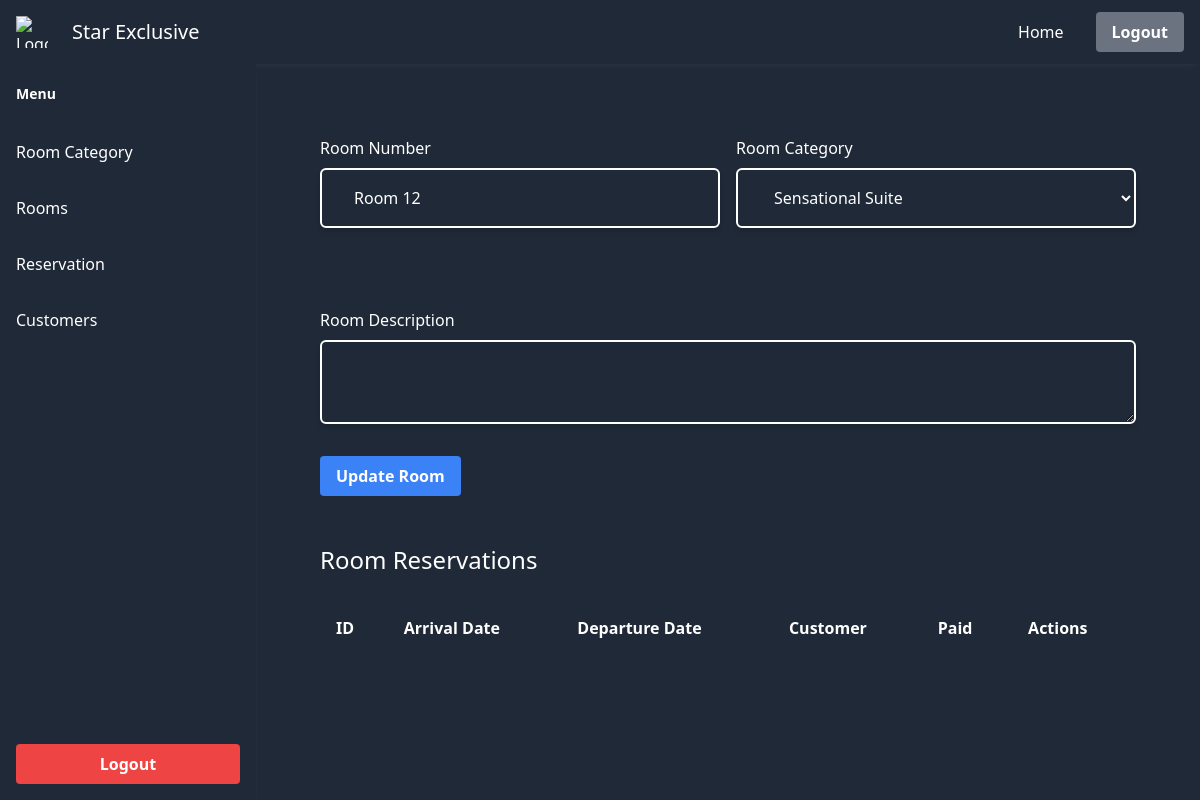
The page /rooms/12/ on the database as committed earlier.
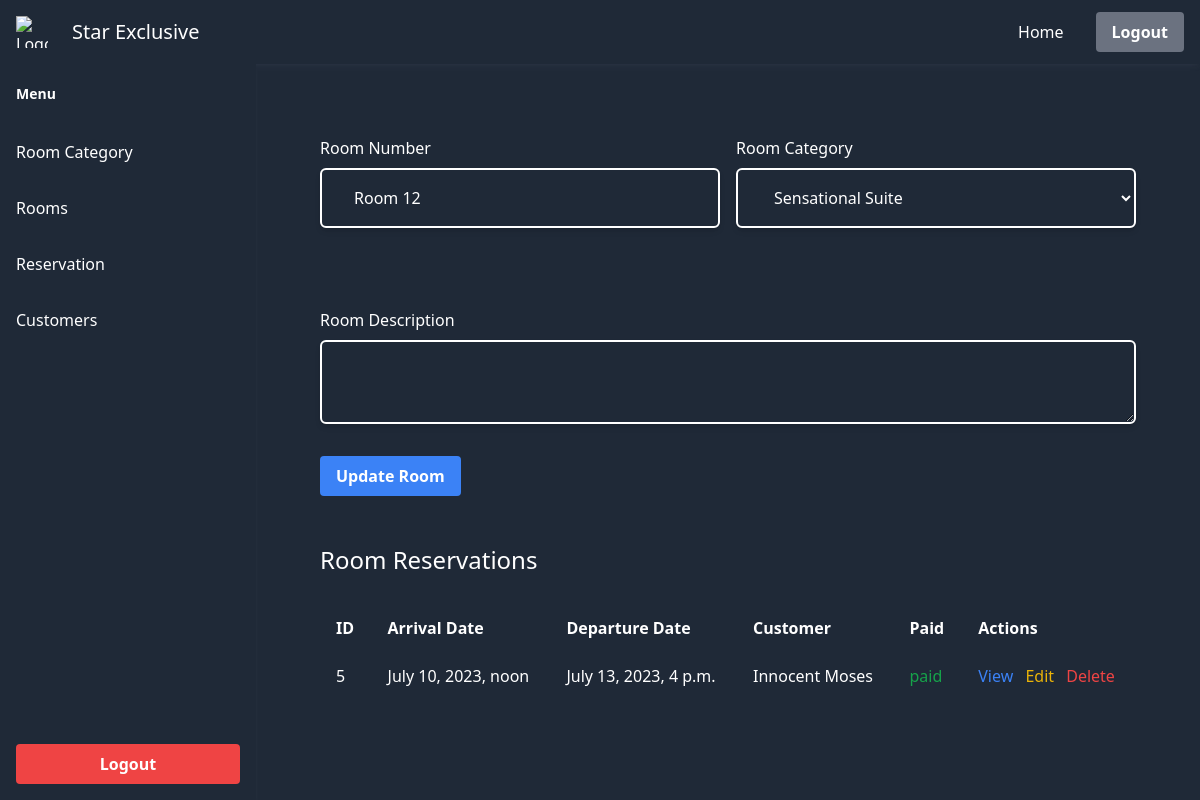
The same page on the database as committed later.
### management/models.py (models this page shows, shortened)
class Reservation(models.Model):
    RESERVATION = "reseravtion"
    BOOKING = "booking"
    room = models.ForeignKey(
        Room, related_name="reservations", on_delete=models.CASCADE
    )
    customer = models.ForeignKey(
        Customer, on_delete=models.SET_NULL, null=True, related_name="reservations"
    )
    customer_raw = models.JSONField(null=True, blank=True, default=dict)
    reservation_type = models.CharField(
        max_length=25, choices=((RESERVATION, RESERVATION), (BOOKING, BOOKING))
    )
    arrival_date = models.DateTimeField()
    departure_date = models.DateTimeField()
    reservated_on = models.DateTimeField(auto_created=True, blank=True)
    stay = models.IntegerField(default=1)
    guest_count = models.IntegerField(
        default=1,
    )
    guests = models.JSONField(default=list, blank=True)
    customization_request = models.JSONField(default=dict, blank=True, null=True)
    paid = models.BooleanField(default=False)
    payment = models.OneToOneField(
        Payment,
        null=True,
        blank=True,
        on_delete=models.SET_NULL,
        related_name="reservation",
    )
    cancelled = models.BooleanField(default=False)
    cancelled_on = models.DateTimeField(blank=True, null=True)

class Customer(models.Model):
    first_name = models.CharField(max_length=25)
    last_name = models.CharField(max_length=25)
    id_type = models.CharField(max_length=255)
    id_number = models.CharField(max_length=25)
    email_address = models.CharField(max_length=255)
    phone_number = models.CharField(max_length=12)

### hsr_admin/views.py (the view, shortened to what this page needs)
# urls.py: path("rooms/<int:pk>/", views.view_room, name="view_room"),
def view_room(request: HttpRequest, pk):
    try:
        room = Room.objects.get(pk=pk)
        categories = RoomCategory.objects.all()
        return render(
            request,
            "hsr_admin/view_room.html",
            {
                "room": room,
                "reservations": room.reservations.all(),
                "categories": categories,
            },
        )
    except Room.DoesNotExist:
        return redirect("hsr_admin:room_list")

### management/models.py (called while the page is built)
    def __str__(self) -> str:
        return self.title

### hsr_admin/templates/hsr_admin/view_room.html (shortened to what this page needs)
{% extends 'hsr_admin/base.html' %}
{% block body %}
<form action="" method="post">
    <div class="px-6 lg:px-16 flex flex-col space-y-8">
        <div class="flex flex-col lg:flex-row justify-center lg:space-x-4 my-4">
            <div class="flex flex-col w-full">
                <label class="pt-8 mb-2 block" for="">Room Number</label>
                <input
                    class="bg-transparent border-white w-full shadow-md px-8 py-4 outline-none border-2 border-black/40 rounded-md hover:border-indigo-600"
                     name="room_number" value="{{room.number}}" />
            </div>
            <div class="flex flex-col w-full">
                <label class="pt-8 mb-2 block" for="">Room Category</label>
                <select
                    class="bg-transparent border-white w-full shadow-md px-8 py-4 outline-none border-2 border-black/40 rounded-md hover:border-indigo-600"
                    name="category" value="room.category.pk" id="">
                    {% for category in categories %}
                    <option value="{{category.pk}}">{{category}}</option>
                    {% endfor %}
                </select>
            </div>
        </div>
        <div class="flex flex-col">
            <label class="pt-8 mb-2 block" for="">Room Description</label>
            <textarea
            class="bg-transparent border-white w-full shadow-md px-8 py-4 outline-none border-2 border-black/40 rounded-md hover:border-indigo-600"
            name="description">
        {{room.description}}
    </textarea>
        </div>
        <div class="mb-6 block">
            <button class="bg-blue-500 hover:bg-blue-600 text-white font-semibold py-2 px-4 rounded">
                Update Room
            </button>
        </div>
    </div>
</form>
<div class="p-6 lg:px-16">
    <span class="block my-6 text-2xl">Room Reservations</span>
    <table class="min-w-full">
        <thead class="">
            <tr class="py-8">
                <th class="py-4 px-4  text-left">ID</th>
                <th class="py-4 px-4  text-left">Arrival Date</th>
                <th class="py-4 px-4  text-left">Departure Date</th>
                <th class="py-4 px-4  text-left">Customer</th>
                <th class="py-4 px-4  text-left">Paid</th>
                <th class="py-4 px-4  text-left">Actions</th>
            </tr>
        </thead>
        <tbody>
            {% for reservation in reservations %}
            <tr>
                <td class="py-2 px-4  text-left">{{ reservation.id }}</td>
                <td class="py-2 px-4  text-left">{{ reservation.arrival_date }}</td>
                <td class="py-2 px-4  text-left">{{ reservation.departure_date }}</td>
                <td class="py-2 px-4  text-left">{{ reservation.customer.first_name }} {{ reservation.customer.last_name}}</td>
                <td class="py-2 px-4  text-left">
                    {% if reservation.paid %}
                    <span class="text-green-600">paid</span>
                    {% else %}
                    <span>not paid</span>
                    {% endif %}
                </td>
                <td class="py-2 px-4  text-left">
                    <a href="{% url 'hsr_admin:view_reservation' reservation.id %}"
                        class="text-blue-500 hover:text-blue-700 mr-2">View</a>
                    <a href="" class="text-yellow-500 hover:text-yellow-700 mr-2">Edit</a>
                    <a href="{% url 'hsr_admin:delete_reservation' reservation.id %}"
                        class="text-red-500 hover:text-red-700">Delete</a>
                </td>
            </tr>
            {% endfor %}
        </tbody>
    </table>
</div>
{% endblock body %}

Rows that differ between the two databases and show on the page:
added Reservation: id "5", arrival_date "July 10, 2023, noon", departure_date "July 13, 2023, 4 p.m.", customer.first_name "Innocent", customer.last_name "Moses", paid "paid"
